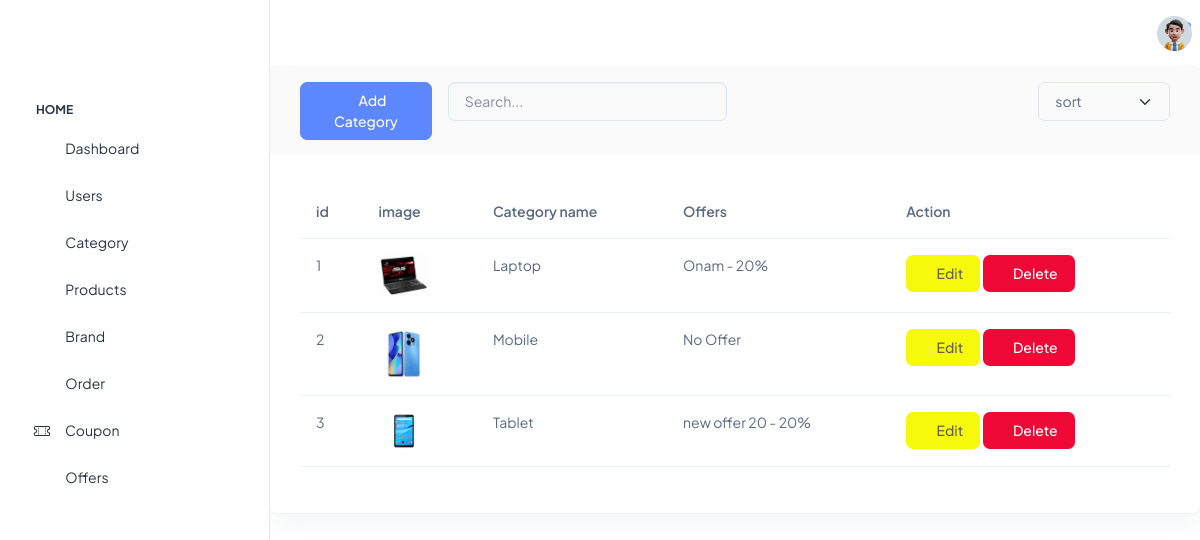
/adminpanel/catagory/ (signed in), run on the app's committed database.
### product/models.py (models this page shows, shortened)
class Category(BaseModel):
    category_name = models.CharField(max_length=100)
    slug = models.SlugField(unique=True, null=True, blank=True)
    category_image = models.ImageField(upload_to="catgories")
    offer = models.ForeignKey(Offer, on_delete=models.SET_NULL, blank=True, null=True)
    class Meta:
        verbose_name = "category"
        verbose_name_plural = "categories"

class Offer(BaseModel):
    name = models.CharField(max_length=50)
    percentage = models.BigIntegerField()

### adminpanel/views.py (the view)
# urls.py: path("catagory/", views.catagoryManage, name="catagory"),
@cache_control(no_cache=True, must_revalidate=True, no_store=True)
@login_required(login_url="adminlogin")
def catagoryManage(request):
    categories = Category.objects.all()
    offers = Offer.objects.all()
    context = {"categories": categories, "offers": offers, "null": 0}
    return render(request, "adminpanel/category.html", context)

### templates/adminpanel/category.html (shortened to what this page needs)
{% extends 'adminbase.html' %}
{% load static %}
{% block content %}
<section class="content-main">
    <div class="card mb-4">
        <header class="card-header">
            <div class="row gx-3">
                <div class="col-lg-2 col-6 col-md-3">
                    <a href="#" data-bs-toggle="modal" data-bs-target="#addCategory">
                        <button type="submit" class="btn btn-primary"><i class="ti ti-plus"></i> Add Category</button>
                    </a>
                </div>
                <div class="col-lg-4 col-md-6 me-auto">
                    <input type="text" placeholder="Search..." class="form-control" />
                </div>
                <div class="col-lg-2 col-6 col-md-3">
                    <select class="form-select">
                        <option>sort</option>
                    </select>
                </div>
            </div>
        </header>
        <div class="card-body">
            <div class="table-responsive">
                <table class="table table-hover">
                    <thead>
                        <tr>
                            <th scope="col">id</th>
                            <th scope="col">image</th>
                            <th scope="col">Category name</th>
                            <th scope="col">Offers</th>
                            <th scope="col">Action</th>
                        </tr>
                    </thead>
                    <tbody>
                        {% for c in categories %}
                        <tr>
                            <td> {{forloop.counter}} </td>
                            <td>
                                <div style="width: 50px;" class="overflow-hidden">
                                    <img class="w-100" src=" {{c.category_image.url}} " alt="">
                                </div>
                            </td>
                            <td> {{c.category_name}} </td>
                            <td>
                                {% if c.offer %}
                                {{c.offer.name}} - {{c.offer.percentage}}%
                                {% else %}
                                No Offer
                                {% endif %}
                            </td>
                            <td>
                                <button type="button" class="btn btn spacer c"
                                    style="background-color: rgb(246, 250, 10); color:rgb(102, 94, 94)"
                                    data-bs-toggle="modal" data-bs-target="#confirmEdit{{forloop.counter}}"><i class="ti ti-edit"></i>
                                Edit
                                </button>
                                <button type="button" class="btn btn c"
                                    style="background-color: rgb(239, 7, 54); color:rgb(255, 255, 255)"
                                    data-bs-toggle="modal" data-bs-target="#exampleModal{{forloop.counter}}"><i class="ti ti-trash"></i>
                                    Delete
                                </button>
                            </td>
                        </tr>
                        {% endfor %}
                    </tbody>
                </table>
            </div>
        </div>
    </div>
</section>
{% endblock %}

### data on the page
Category: category_image (picture), category_name "Laptop", offer.name "Onam", offer.percentage "20"
Category: category_image (picture), category_name "Mobile", shows "No Offer"
Category: category_image (picture), category_name "Tablet", offer.name "new offer 20", offer.percentage "20"
